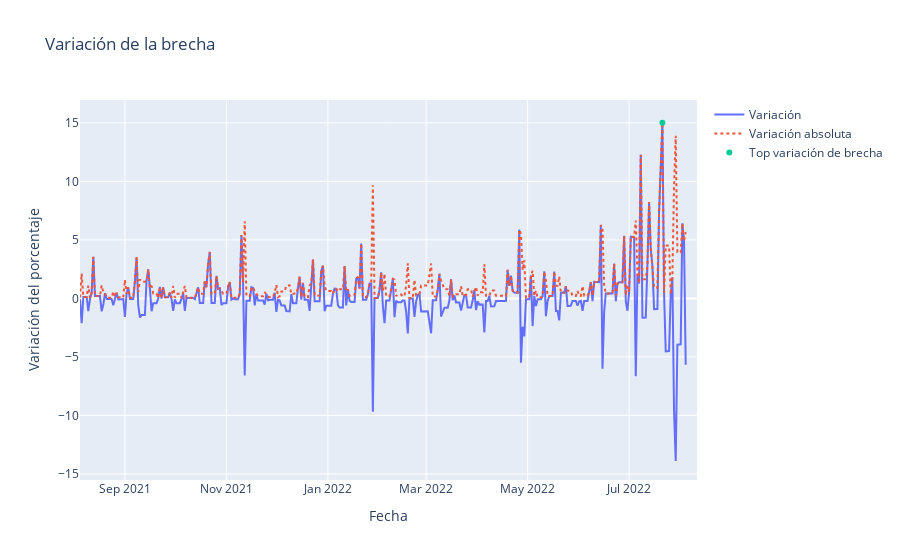

This figure's notebook cell:
### Code cell
fig = go.Figure()
fig.add_trace(go.Scatter(x = table_365['fecha'], y = table_365['brecha_var'], mode='lines', name='Variación'))
fig.add_trace(go.Scatter(x = table_365['fecha'], y = table_365['brecha_var_abs'], mode='lines', name='Variación absoluta',  line=dict(dash='dot')))
fig.add_trace(go.Scatter(x = top_1_brech_var['fecha'], y = top_1_brech_var['brecha_var'], mode='markers', name='Top variación de brecha'))
fig.update_layout(
    title='Variación de la brecha',
    xaxis_title = 'Fecha',
    yaxis_title = 'Variación del porcentaje')

### Figure 1 — Plotly figure (JSON) as saved in the notebook; plotly's stock layout.template omitted (floating-point values rounded to 4 significant figures; data arrays with more than 128 entries replaced by an {"elided": "..."} marker saying what was removed)
{"data": [{"mode": "lines", "name": "Variación", "type": "scatter", "x": {"elided": "365 str values"}, "y": {"elided": "365 float values"}}, {"line": {"dash": "dot"}, "mode": "lines", "name": "Variación absoluta", "type": "scatter", "x": {"elided": "365 str values"}, "y": {"elided": "365 float values"}}, {"mode": "markers", "name": "Top variación de brecha", "type": "scatter", "x": ["2022-07-21T00:00:00"], "y": [15.02]}], "layout": {"title": {"text": "Variación de la brecha"}, "xaxis": {"title": {"text": "Fecha"}}, "yaxis": {"title": {"text": "Variación del porcentaje"}}}}
